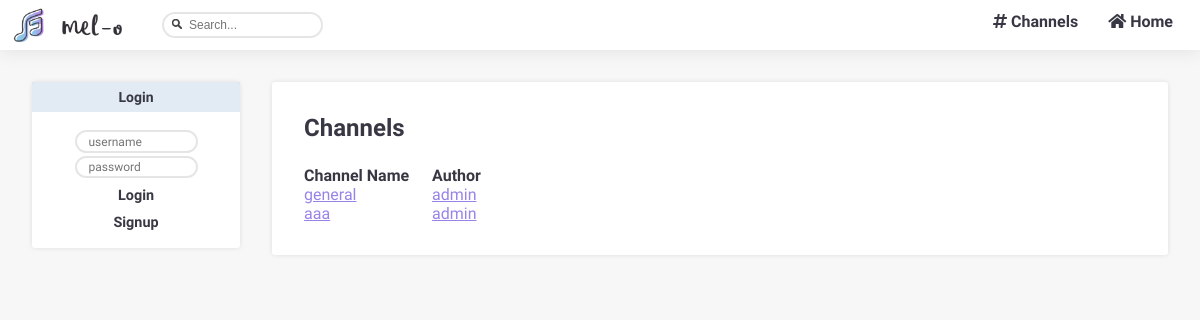
The app's page /pages/channels_list.php, older data.
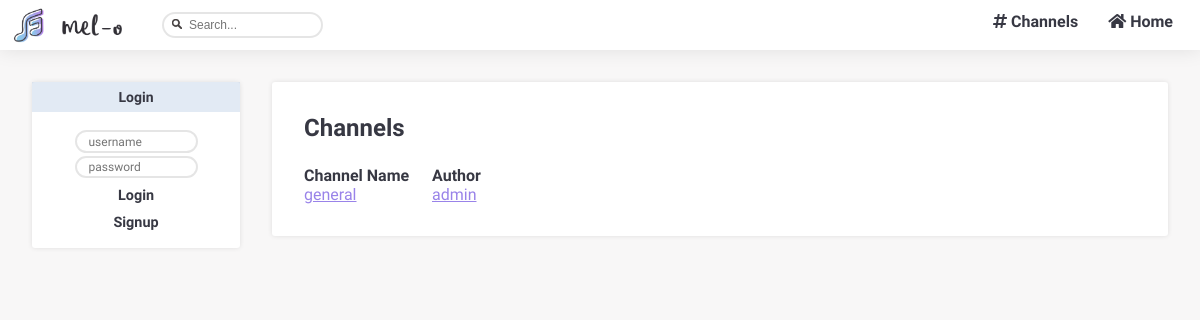
The same page, newer data.
### tables this page shows
CREATE TABLE channels (
  name VARCHAR PRIMARY KEY,
  author VARCHAR REFERENCES users,
  description VARCHAR
);

### database/db_channels.php (called while the page is built, shortened)
<?php
  include('../database/db_connection.php');
  function getChannels() {
    global $db;
    $stmt = $db->prepare('SELECT * FROM channels');
    $stmt->execute(array());
    return $stmt->fetchAll();
  }
?>

### templates/tpl_channel.php (the view, shortened to what this page needs)
<?php function draw_channels_list($channels) {
  ?>
  <section id="channel_list" class= "blockStyle blockLayout page">
    <h1>Channels</h1>
    <header>
      <h2>Channel Name</h2>
      <h2>Author</h2>
    </header>
  <?php
    foreach($channels as $channel)
      draw_channel_list($channel);
  ?>
  </section>
<?php } ?>
<?php function draw_channel_list($channel) {
  ?>
  <article class="channel_list_item">
    <a href="../pages/channel_page.php?channel=<?= $channel['name'] ?>"><?= $channel['name']?></a>
    <a href="../pages/profile.php?user=<?= $channel['author'] ?>"><?= $channel['author']?></a>
  </article>
<?php } ?>

Row changes from the older to the newer data that the page shows:
removed channels: name "aaa", author "admin"
